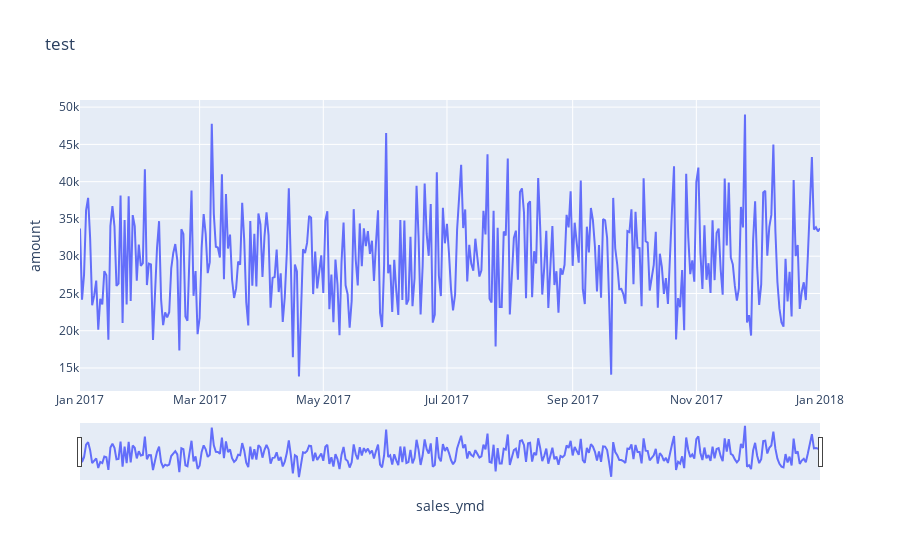

Notebook cell for this chart:
### Code cell
df_tmp = df1_day[["amount", "amount_randomise"]].resample("D", origin='start_day').sum().reset_index().query("sales_ymd <= '2018-01-01'")
fig2 = px.line(df_tmp,
              x="sales_ymd",
              y="amount",
              title="test",
            #   markers=True
              )

# レンジセレクターとレンジスライダーを追加
fig2.update_layout(
    xaxis=dict(
        # rangeselector=dict(
        #     buttons=list([
        #         dict(count=1,
        #              label='1ヶ月',
        #              step='month',
        #              stepmode='backward'),
        #         dict(count=6,
        #              label='半年',
        #              step='month',
        #              stepmode='backward'),
        #         dict(count=1,
        #              label='year-to-date',
        #              step='year',
        #              stepmode='todate'),
        #         dict(count=1,
        #              label='1年',
        #              step='year',
        #              stepmode='backward'),
        #         dict(step='all')
        #     ])
        # ),
        rangeslider=dict(
            visible=True,
            # bgcolor='black',  # 背景色
            # bordercolor='violet',  # 枠線の色
            # borderwidth=6,  # 枠線の太さ
            # thickness=0.3,  # レンジスライダーの厚さ
        ),
        type='date'
    )
)

fig2.show()

### Figure 1 — Plotly figure (JSON) as saved in the notebook; plotly's stock layout.template omitted (floating-point values rounded to 4 significant figures; data arrays with more than 128 entries replaced by an {"elided": "..."} marker saying what was removed)
{"data": [{"hovertemplate": "sales_ymd=%{x}<br>amount=%{y}<extra></extra>", "legendgroup": "", "line": {"color": "#636efa", "dash": "solid"}, "marker": {"symbol": "circle"}, "mode": "lines", "name": "", "orientation": "v", "showlegend": false, "type": "scatter", "x": {"elided": "366 str values"}, "xaxis": "x", "y": {"elided": "366 int values"}, "yaxis": "y"}], "layout": {"legend": {"tracegroupgap": 0}, "title": {"text": "test"}, "xaxis": {"anchor": "y", "domain": [0, 1], "rangeslider": {"visible": true}, "title": {"text": "sales_ymd"}, "type": "date"}, "yaxis": {"anchor": "x", "domain": [0, 1], "title": {"text": "amount"}}}}
